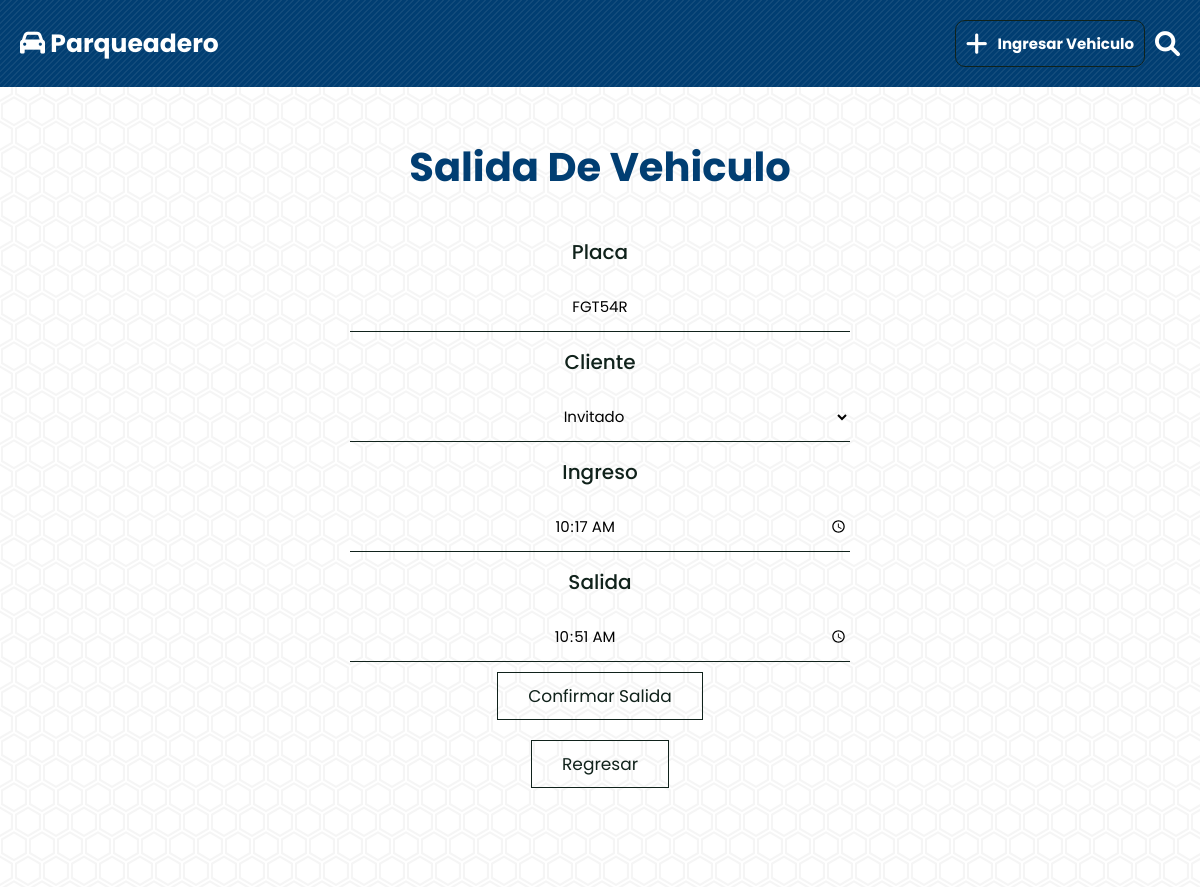
The app's page /salida?placa=FGT54R with its own data.
### tables this page shows
CREATE TABLE `registro` (
  `placa` varchar(20) NOT NULL,
  `tipoCliente` varchar(45) DEFAULT NULL,
  `tiempoAcumulado` int(10) DEFAULT NULL,
  `ingreso` varchar(20) DEFAULT NULL,
  `salida` varchar(20) DEFAULT NULL
);

### controllers/VehiculosController.php (called while the page is built, shortened)
<?php
class VehiculosController
{
    public static function salida(Router $router)
    {
        $placa = validarORedireccionar('/');
        $errores = Vehiculo::getErrores();
        $vehiculo = Vehiculo::find($placa);
        $router->render('vehiculos/salida', [
            'vehiculo' => $vehiculo,
            'errores' => $errores,
        ]);
    }
}

### public/index.php (called while the page is built, shortened)
<?php
$router = new Router();
$router->get('/', [PaginasController::class, 'index']);
$router->get('/ingresar', [VehiculosController::class, 'ingresar']);
$router->post('/ingresar', [VehiculosController::class, 'ingresar']);
$router->get('/editar', [VehiculosController::class, 'editar']);
$router->post('/editar', [VehiculosController::class, 'editar']);
$router->get('/salida', [VehiculosController::class, 'salida']);
$router->post('/salida', [VehiculosController::class, 'salida']);
$router->comprobarRutas();

### includes/funciones.php (called while the page is built, shortened)
<?php
function s($html): string
{
    $s = htmlspecialchars($html);
    return $s;
}
function validarORedireccionar(string $url)
{
    $placa = $_GET['placa'];
    return $placa;
}

### models/ActiveRecord.php (called while the page is built, shortened)
<?php
class ActiveRecord
{
    protected static $db;
    protected static $tabla = '';
    public static function setDB($database)
    {
        self::$db = $database;
    }
    public static function find($placa)
    {
        $query = "SELECT * FROM " . static::$tabla . " WHERE placa = '${placa}'";
        $resultado = self::consultarSQL($query);
        return array_shift($resultado);
    }
    public static function consultarSQL($query)
    {
        $resultado = self::$db->query($query);
        $array = [];
        while ($registro = $resultado->fetch_assoc()) {
            $array[] = static::crearObjeto($registro);
        }
        return $array;
    }
    protected static function crearObjeto($registro)
    {
        $objeto = new static;
        foreach ($registro as $key => $value) {
            if (property_exists($objeto, $key)) {
                $objeto->$key = $value;
            }
        }
        return $objeto;
    }
}

### views/vehiculos/salida.php (the view, shortened to what this page needs)
<main class="contenedor">
    <section class="fondo">
        <h2 class="encabezadoCRUD">Salida de Vehiculo</h2>
        <form class="formulario" method="POST">
            <fieldset>
                <div class="caja">
                    <label for="placa">placa</label>
                    <input type="text" name="placa" id="placa" placeholder="Placa" value="<?php echo s($vehiculo->placa); ?>">
                </div>
                <div class="caja">
                    <label for="tipoCliente">Cliente</label>
                    <select name="tipoCliente" id="tipoCliente">
                        <option value="<?php echo $vehiculo->tipoCliente ?>" selected><?php echo $vehiculo->tipoCliente ?></option>
                    </select>
                </div>
                <div class="caja">
                    <label for="ingreso">ingreso</label>
                    <input type="time" name="ingreso" id="ingreso" value="<?php echo $vehiculo->ingreso ?>">
                </div>
                <div class="caja">
                    <label for="salida">salida</label>
                    <input type="time" name="salida" id="salida" value="<?php echo date('H:i'); ?>" min= "<?php echo date('Y-m-d', $time) . 'T' . date('H:i', $time); ?>">
                </div>
            </fieldset>
            <div class="lista-botones">
                <input type="submit" value="Confirmar Salida" class="btn">
                <a class="btn" href="/" >regresar</a>
            </div>
        </form>
    </section>
</main>

### public/style/style.css (style rules this page uses)
body { min-height: 100vh; padding: 0; background-color: #013e72; }
.lista-botones { display: flex; flex-direction: column; align-items: center; justify-content: center; flex-wrap: wrap; }
.fondo { min-height: 100vh; background-color: #ffffff; }
.encabezadoCRUD { margin: 2rem 0 2.5rem 0; font-weight: 700; color: #013e72; text-align: center; font-size: 4rem; }
.caja { flex-direction: column; display: flex; align-items: center; justify-content: space-between; }
.caja label { font-weight: 500; font-size: 2rem; color: #10221b; text-align: center; margin: 1.5rem 0; }
.caja input, .caja select { text-transform: none; text-align: center; font-size: 1.5rem; display: block; width: 50rem; border-bottom: 1px solid #10221b; min-height: 5rem; background-color: transparent; }
* { font-family: "Poppins", sans-serif; }
* { font-family: "Poppins", sans-serif; margin: 0; padding: 0; box-sizing: border-box; outline: none; border: none; text-decoration: none; text-transform: capitalize; transition: 0.2s linear; }
html { font-size: 62.5%; overflow-x: hidden; scroll-behavior: smooth; scroll-padding-top: 5rem; }
section { padding: 5rem 9%; }
.btn { margin-top: 1rem; display: inline-block; border: 1px solid #10221b; color: #10221b; cursor: pointer; background: none; font-size: 1.7rem; padding: 1rem 3rem; margin: 1rem auto; }
@media (max-width: 1200px) { section { padding: 3rem 2rem; } }

### records on screen
registro: placa "FGT54R", tipoCliente "Invitado", ingreso "10:17"
